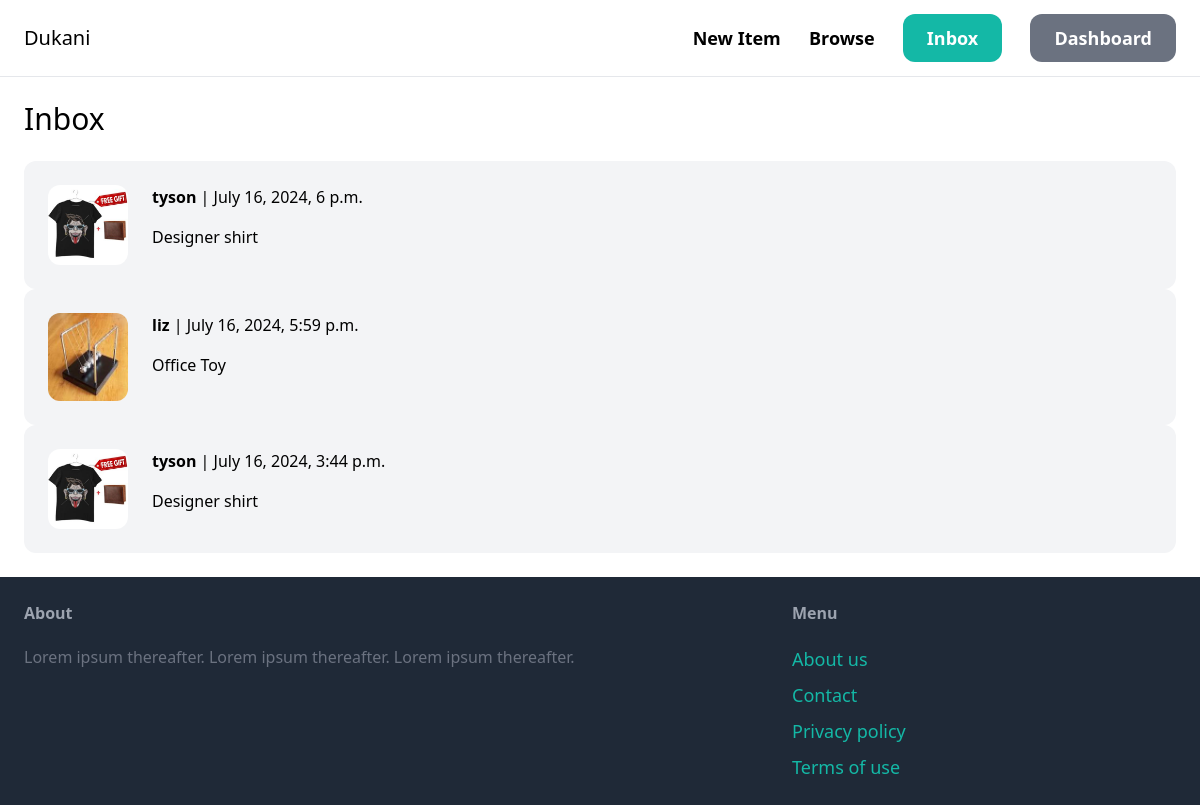
The page /inbox/ (signed in) on the database its author committed.
### conversation/models.py (models this page shows, shortened)
class Conversation(models.Model):
    item = models.ForeignKey(Item, related_name='conversation', on_delete=models.CASCADE)
    members = models.ManyToManyField(User, related_name='conversations')
    created_at = models.DateTimeField(auto_now_add=True)
    modified_at = models.DateTimeField(auto_now=True)
    class Meta:
        ordering = ('-modified_at',)
        verbose_name_plural = 'Conversations'

### item/models.py (models this page shows, shortened)
class Item(models.Model):
    category = models.ForeignKey(Category, related_name='items', on_delete=models.CASCADE)
    name = models.CharField(max_length=255)
    description = models.TextField(blank=True, null=True)
    price = models.FloatField()
    image = models.ImageField(upload_to='item_images', blank=True, null=True, default='item/round_table.jpg')
    is_sold = models.BooleanField(default=False)
    created_by = models.ForeignKey(User, related_name='items', on_delete=models.CASCADE)
    created_at = models.DateTimeField(auto_now_add=True)
    class Meta:
        verbose_name_plural = 'Items'

### conversation/views.py (the view)
# urls.py: path('', views.inbox, name='inbox'),
@login_required
def inbox(request):
    conversaions = Conversation.objects.filter(members__in=[request.user.id])
    return render(request, 'conversation/inbox.html', {
        "conversations": conversaions,
    })

### conversation/templates/conversation/inbox.html (shortened to what this page needs)
{% extends 'core/base.html' %}
{% block content%}
<h1 class="mb-6 text-3xl">Inbox</h1>
<div class="space-x-6">
    {% for conversation in conversations %}
        <a href="{% url 'conversation:detail' conversation.id %}">
            <div class="p-6 flex bg-gray-100 rounded-xl">
                <div class="pr-6">
                    <img src="{{ conversation.item.image.url }}" class="w-20 rounded-xl">
                </div>
                <div>
                    {% for member in conversation.members.all %}
                        {% if member != request.user %}
                            <p class="mb-4"><strong>{{ member.username }}</strong> | {{ conversation.modified_at }}</p>
                            <p>{{ conversation.item.name }}</p>
                        {% endif %}
                    {% endfor %}
                </div>
            </div>
        </a>
    {% endfor %}
</div>
{% endblock %}

### rows shown on the page
Conversation: item.image (picture), modified_at "July 16, 2024, 6 p.m.", item.name "Designer shirt"
Conversation: item.image (picture), modified_at "July 16, 2024, 5:59 p.m.", item.name "Office Toy"
Conversation: item.image (picture), modified_at "July 16, 2024, 3:44 p.m.", item.name "Designer shirt"

### other values the page prints
{{ member.username }} "tyson"
{{ member.username }} "liz"
